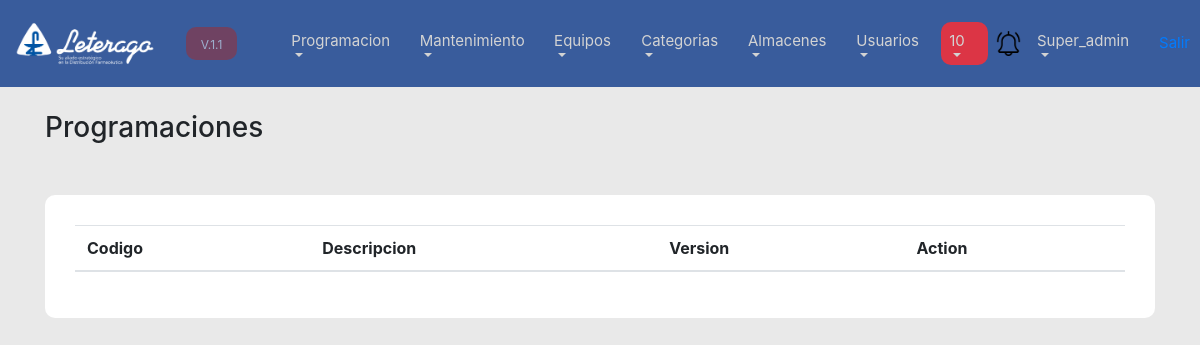
The app's page /list_programas.php (signed in), older data.
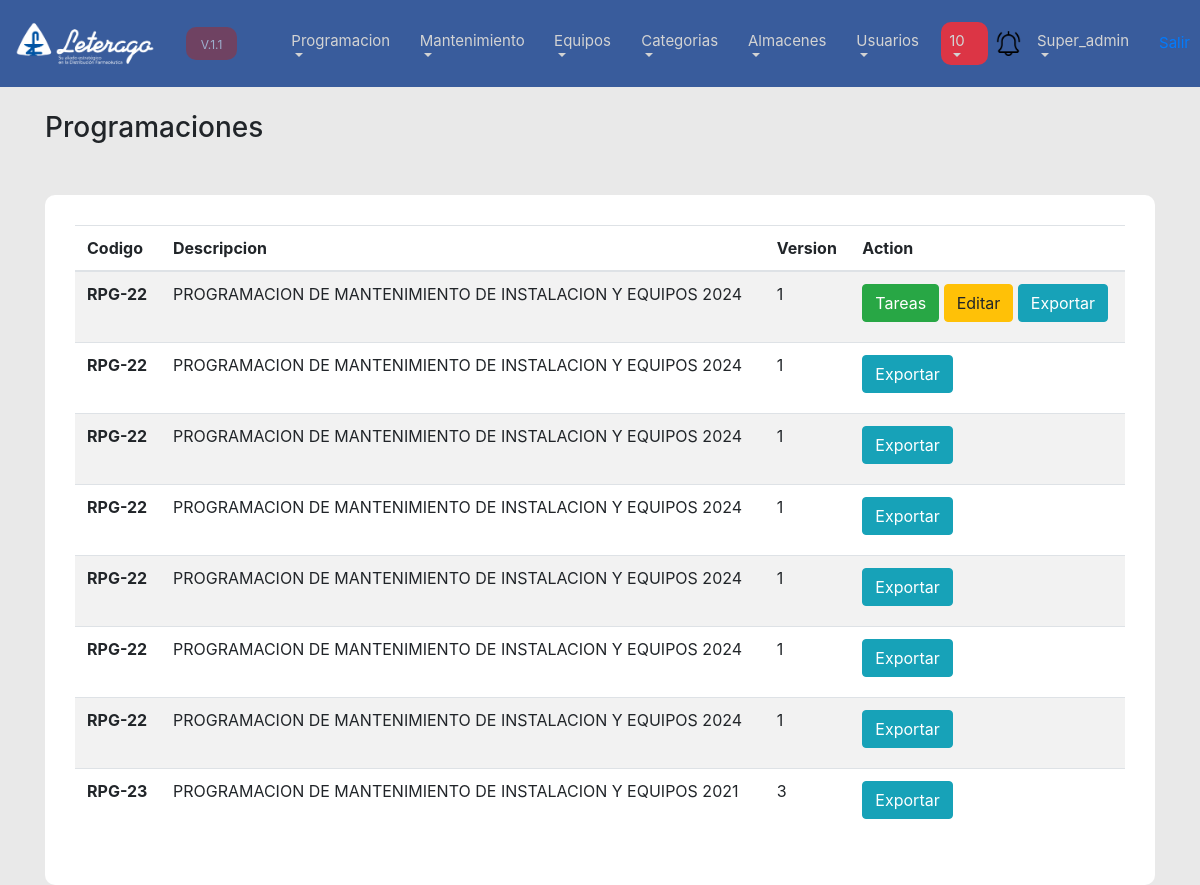
The same page, newer data.
### tables this page shows
CREATE TABLE `programaheader` (
  `id` int(11) NOT NULL,
  `doc_no` varchar(100) NOT NULL,
  `doc_relacionado` varchar(100) NOT NULL,
  `fecha_ini` date NOT NULL,
  `fecha_fin` date NOT NULL,
  `descripcion` text NOT NULL,
  `version` int(11) NOT NULL,
  `estado` int(6) DEFAULT NULL,
  `temp` int(6) DEFAULT NULL,
  `create_date` datetime NOT NULL DEFAULT current_timestamp(),
  `create_by` varchar(100) NOT NULL,
  `modify_date` datetime DEFAULT NULL,
  `modify_by` varchar(3) DEFAULT NULL,
  `delete_date` datetime DEFAULT NULL,
  `delete_by` varchar(3) DEFAULT NULL
);

### model/users.php (called while the page is built, shortened)
<?php
    class Users{
        public function permisos(){
            $conexion = new Kon();
            $con = $conexion->conn();
            $rol = $_SESSION["usuario_Log_Rol"];
            $query = "SELECT * FROM rolpermisos where id_Rol = $rol";
            $exc_query = mysqli_query($con, $query);
            $Permisos = mysqli_fetch_assoc($exc_query);
            return $Permisos;
        }
    }
?>

### model/programas.php (called while the page is built, shortened)
<?php
    class Programas {
        public function list_header(){
            $conexion = new Kon();
            $con = $conexion->conn();
            $query = "SELECT * FROM programaheader where delete_date is null order by id desc";
            $exc = $con->query($query);
            return $exc;
        }
    }
?>

### list_programas.php (the view)
<?php
include("plantilla/menu_top.php");
include("model/programas.php");
$programa_instance = new Programas();
$programa_exc = $programa_instance->list_header();
?>
<link rel="stylesheet" href="css/form.css">
<div class="Container">
    <br>
    <h3>Programaciones</h3>
    <div class="formularios">
    <table class="table table-striped">
  <thead>
    <tr>
      <th scope="col">Codigo</th>
      <th scope="col">Descripcion</th>
      <th scope="col">Version</th>
      <th scope="col">Action</th>
    </tr>
  </thead>
  <tbody>
    <?php
      while($row = mysqli_fetch_assoc($programa_exc)){
    ?>
    <tr>
      <th scope="row"><?php echo $row["doc_no"] ?></th>
      <td><?php echo $row["descripcion"] ?></td>
      <td><?php echo $row["version"] ?></td>
      <td>
        <?php
          $estado = $row["estado"];
          $id = $row["id"];
          if($estado != 0){
        ?>
          <a href="list_tareas.php?programa=<?php echo $id ?>"><button class="btn btn-success mb-2">Tareas</button></a>
          <a href="ver_programa.php?id=<?php echo $row["id"] ?>"><button class="btn btn-warning mb-2">Editar</button></a>
          <?php
          }
          ?>
          <button class="btn btn-info mb-2">Exportar</button>
      </td>
    </tr>
    <?php
      }
    ?>
  </tbody>
</table>
    </div>
</div>

### plantilla/menu_top.php (shortened to what this page needs)
<link rel="stylesheet" href="css/bootstrap.min.css">
<link rel="stylesheet" href="css/Top.css">
<link rel="stylesheet" href="css/all.css">
<?php
if(isset($_SESSION["usuario_Log_Username"])){
  include("model/users.php");
  $Users_instance = new Users();
  $permisos = $Users_instance->permisos();
?>
<nav class="navbar navbar-expand-lg navbar-light bg-light">
  <a class="navbar-brand" href="home.php"><img id="logo" src="imagen/logo.png" alt=""> <small class='small_relleno'>V.1.1</small></a>
  <div class="collapse navbar-collapse" id="navbarSupportedContent">
    <ul class="navbar-nav mr-auto">
    <li class="nav-item dropdown">
        <a class="nav-link dropdown-toggle" href="#" id="navbarDropdown" role="button" data-toggle="dropdown" aria-haspopup="true" aria-expanded="false">
          Programacion
        </a>
      </li>
      <li class="nav-item dropdown">
        <a class="nav-link dropdown-toggle" href="#" id="navbarDropdown" role="button" data-toggle="dropdown" aria-haspopup="true" aria-expanded="false">
          Mantenimiento
        </a>
      </li>
      <li class="nav-item dropdown">
        <a class="nav-link dropdown-toggle" href="#" id="navbarDropdown" role="button" data-toggle="dropdown" aria-haspopup="true" aria-expanded="false">
          Equipos
        </a>
      </li>
      <li class="nav-item dropdown">
        <a class="nav-link dropdown-toggle" href="#" id="navbarDropdown" role="button" data-toggle="dropdown" aria-haspopup="true" aria-expanded="false">
          Categorias
        </a>
      </li>
      <li class="nav-item dropdown">
        <a class="nav-link dropdown-toggle" href="#" id="navbarDropdown" role="button" data-toggle="dropdown" aria-haspopup="true" aria-expanded="false">
          Almacenes
        </a>
      </li>
      <?php
           if($permisos["Modulo_Usuarios"] == 1 || $permisos["Modulo_Roles"]== 1){
            ?>
      <li class="nav-item dropdown">
        <a class="nav-link dropdown-toggle" href="#" id="navbarDropdown" role="button" data-toggle="dropdown" aria-haspopup="true" aria-expanded="false">
          Usuarios
        </a>
      </li>
      <?php }?>
    </ul>
    <ul class="navbar-nav mr-2 float-right">
    <li class="nav-item dropdown">
    <a class="nav-link dropdown-toggle bg-danger notificaciones" href="#" id="navbarDropdown" role="button" data-toggle="dropdown" aria-haspopup="true" aria-expanded="false">
          10
        </a>
      </li>
      </ul>
       <img src="imagen/bell.png" width="25" srcset="">
       <a class="nav-link dropdown-toggle" href="#" id="navbarDropdown" role="button" data-toggle="dropdown" aria-haspopup="true" aria-expanded="false">
         <?php
         echo $_SESSION["usuario_Log_Username"];
         ?> <a href="controllers/logout.php">Salir</a>
        </a>
  </div>
</nav>
<?php
}else{
  header("location:index.php");
}
?>

### css/Top.css (style rules this page uses)
.Navbar { padding: 10px !important; font-size: 15px !important; background-color: #395c9c !important; }
.nav-link { color: lightgray !important; }
.navbar-collapse { margin-left: 30px; }
.small_relleno { background-color: brown; opacity: 0.5; color:white; padding-top: 10px; padding-bottom: 8px; padding-left: 15px; padding-right: 15px; border-radius: 10px; margin-left: 20px; font-size: 12px !important; }
#logo { width: 150px; }
.notificaciones { border-radius: 10px; }

### css/form.css (style rules this page uses)
.formularios { background-color: white; padding: 30px; margin-top: 50px; border-radius: 10px; }

Row changes from the older to the newer data that the page shows:
added programaheader: doc_no "RPG-22", descripcion "PROGRAMACION DE MANTENIMIENTO DE INSTALACION Y EQUIPOS 2024", version "1"
added programaheader: doc_no "RPG-22", descripcion "PROGRAMACION DE MANTENIMIENTO DE INSTALACION Y EQUIPOS 2024", version "1"
added programaheader: doc_no "RPG-22", descripcion "PROGRAMACION DE MANTENIMIENTO DE INSTALACION Y EQUIPOS 2024", version "1"
added programaheader: doc_no "RPG-22", descripcion "PROGRAMACION DE MANTENIMIENTO DE INSTALACION Y EQUIPOS 2024", version "1"
added programaheader: doc_no "RPG-22", descripcion "PROGRAMACION DE MANTENIMIENTO DE INSTALACION Y EQUIPOS 2024", version "1"
added programaheader: doc_no "RPG-22", descripcion "PROGRAMACION DE MANTENIMIENTO DE INSTALACION Y EQUIPOS 2024", version "1"
added programaheader: doc_no "RPG-22", descripcion "PROGRAMACION DE MANTENIMIENTO DE INSTALACION Y EQUIPOS 2024", version "1"
added programaheader: doc_no "RPG-23", descripcion "PROGRAMACION DE MANTENIMIENTO DE INSTALACION Y EQUIPOS 2021", version "3"
